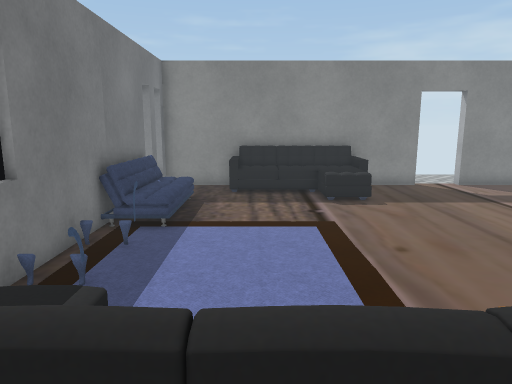
View 1 (above)

15 first-person views from a walk through a Unity game level. The camera is 1.4 m above the floor, tilts 10° down and sees 70° across. The floor is counted in squares, 0.5 m on a side. Each view is taken from the middle of a square. On the plan, view 1 faces up. The plan holds only what a view shows up to about 20 squares ahead; the rest is blank. The place goes on beyond the plan. Some surface patterns are stand-ins.

View 2
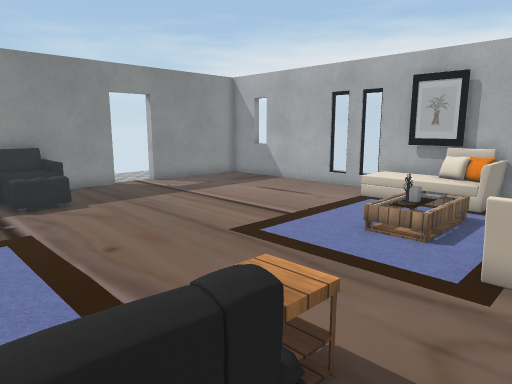

View 3
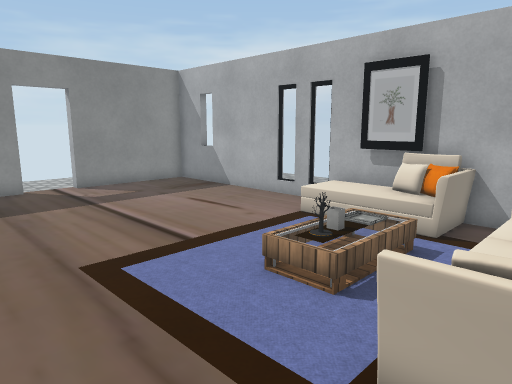

View 4
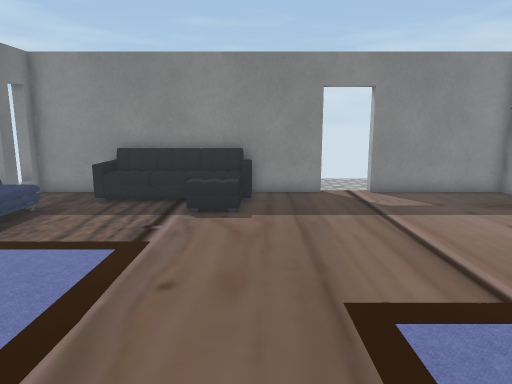

View 5
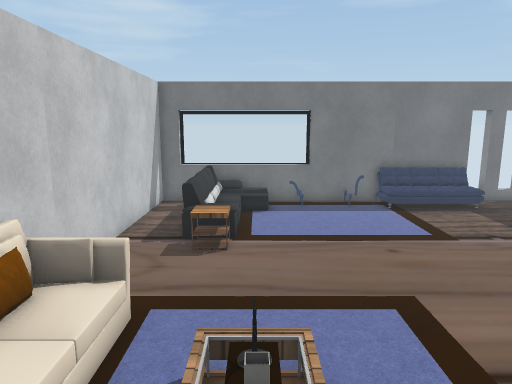

View 6
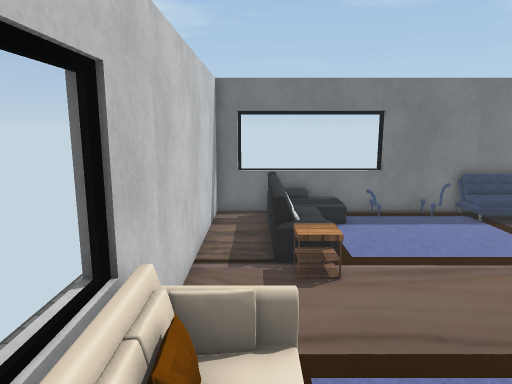

View 7
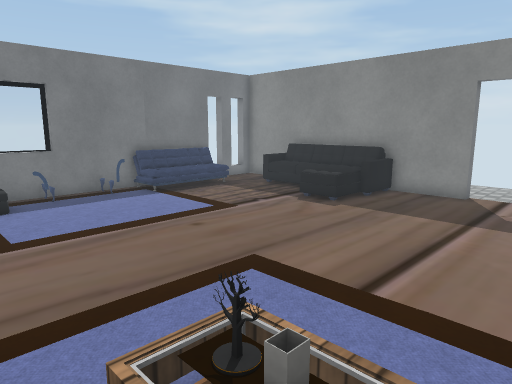

View 8
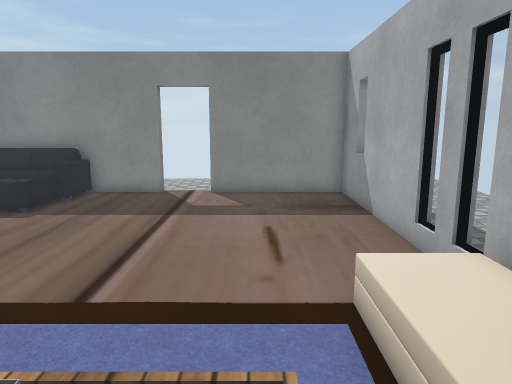

View 9
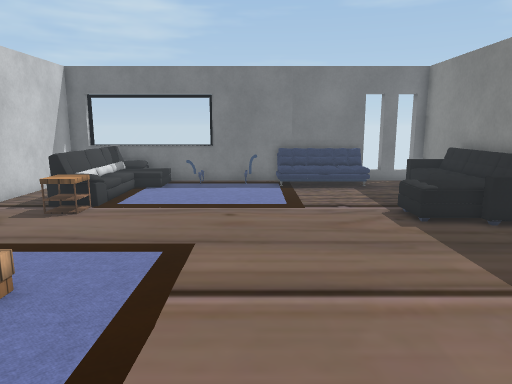

View 10
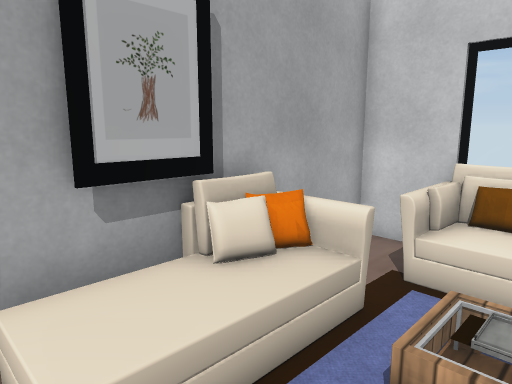

View 11
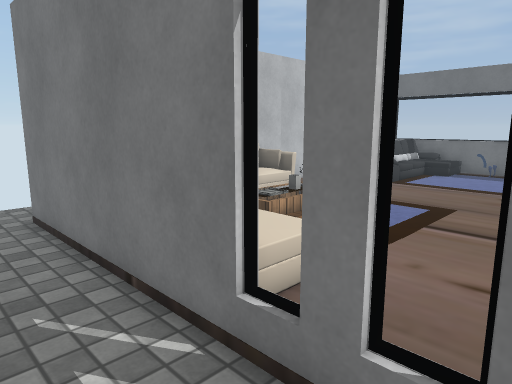

View 12
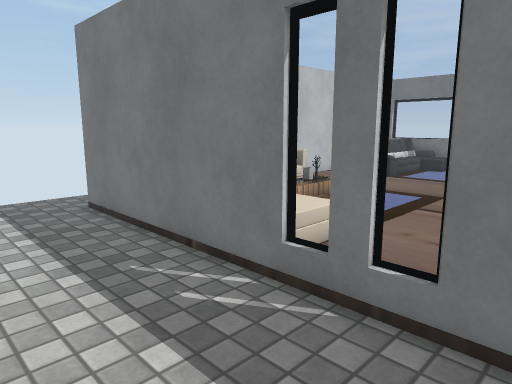

View 13
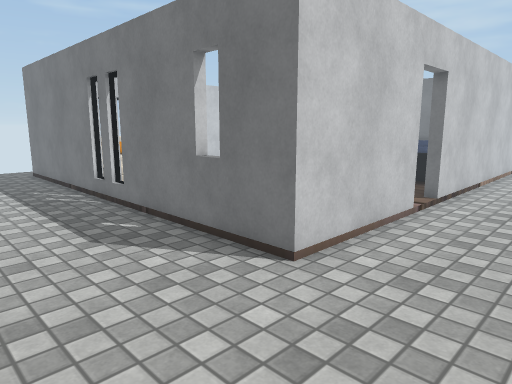

View 14
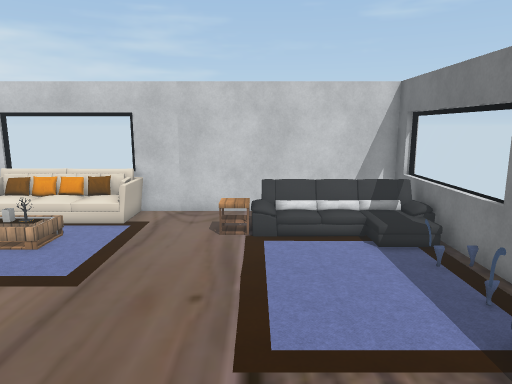

View 15
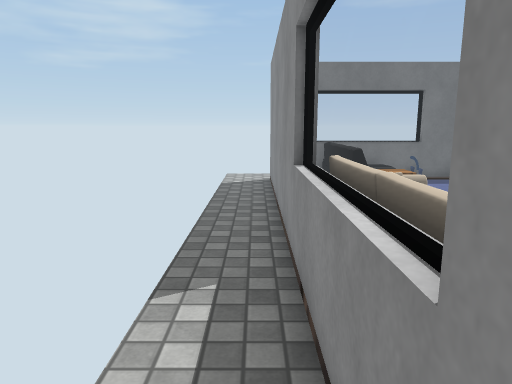

### Floor plan
Key: @ floor where view 1 was taken; # wall or solid block; . main floor; : floor 0.5 m higher than the main floor; / step, stairs or slope; = window, fence, low wall or low ledge; S sofa; C carpet; T table; O other object.
Columns run from 5 left of view 1 to 22 right of it. Each row starts with its distance up from view 1.
 23             ..             .
 22             ....  ......
 21             .............
 20         ...................
 19     .......................
 18  ############...######......
 17 ....SSS  SS..........#......
 16 ##..S:::::...........#.....
 15 ##......::...........#.....
 14 #SO.....//...........#.....
 13 #SO..................#....
 12 #SO..................#.....
 11 #SO..................#....
 10 #SCC.................=....
  9 ##S    ..............#....
  8 ##C    ..............=....
  7 ##.    ............::#....
  6 ==C    ......     .: #....
  5 ==CC   ......     .:=#....
  4 == C.........     .:##....
  3 =# OOOOOT....     /==#....
  2 =SSSSSSTT...C..C...=##...
  1 ==...SS.....==::::==##...
  0 ##...@......=OOOOOO==#...
 -1 #############======###...
 -2  ................   .....
 -3  ................    ...

Positions as (right, up) in squares from view 1, and headings:
1: (0, 0), facing up
2: (0, 0), facing up-right
3: (4, 0), facing up-right
4: (5, 2), facing up
5: (14, 4), facing left
6: (12, 1), facing left
7: (12, 2), facing up-left
8: (12, 2), facing up
9: (15, 9), facing left
10: (11, 8), facing down-right
11: (19, 11), facing down-left
12: (21, 12), facing down-left
13: (22, 23), facing down-left
14: (2, 16), facing down
15: (15, -2), facing left
